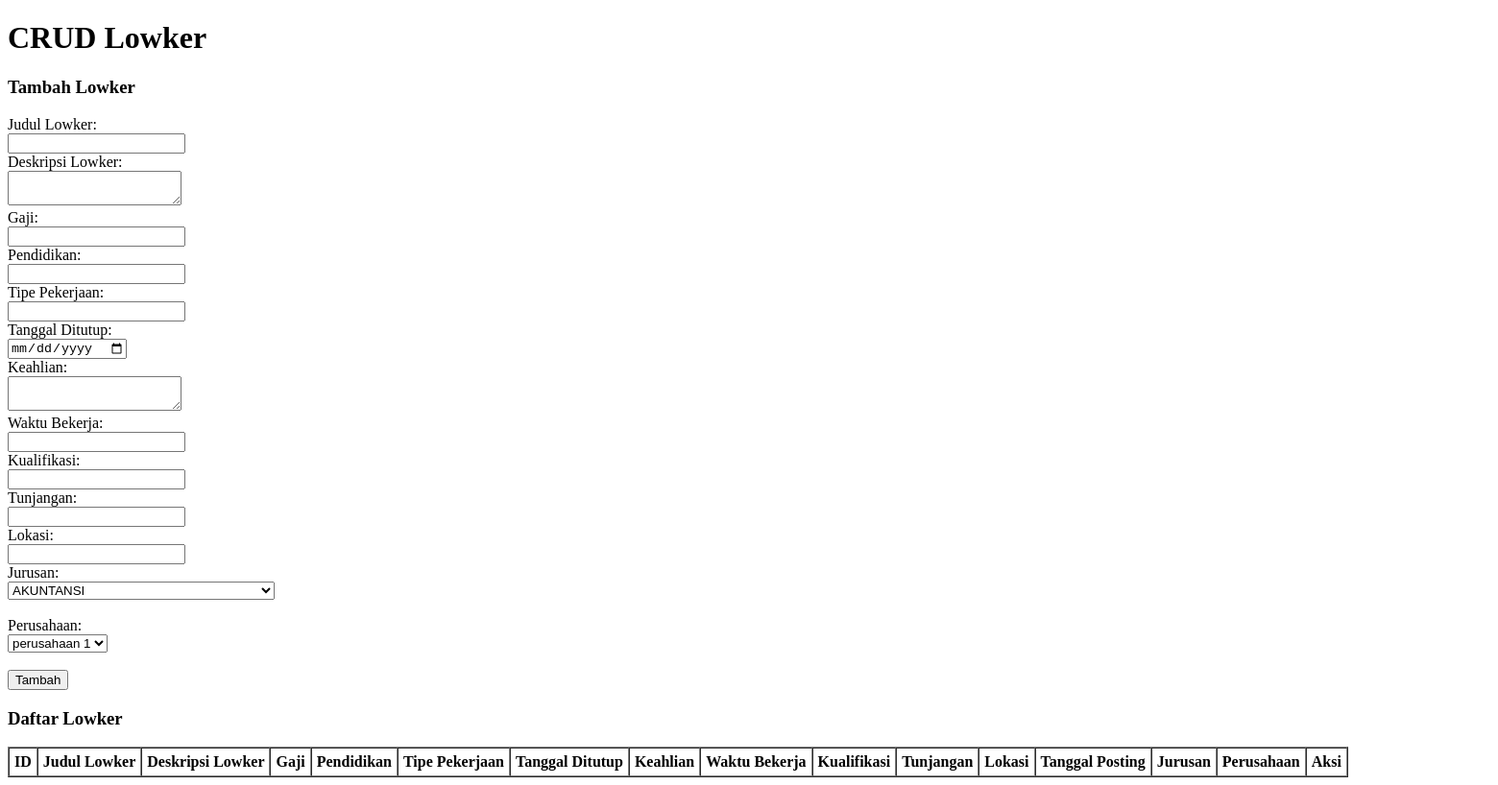
Page /BKK/Lowker/crud.php on the earlier database version.
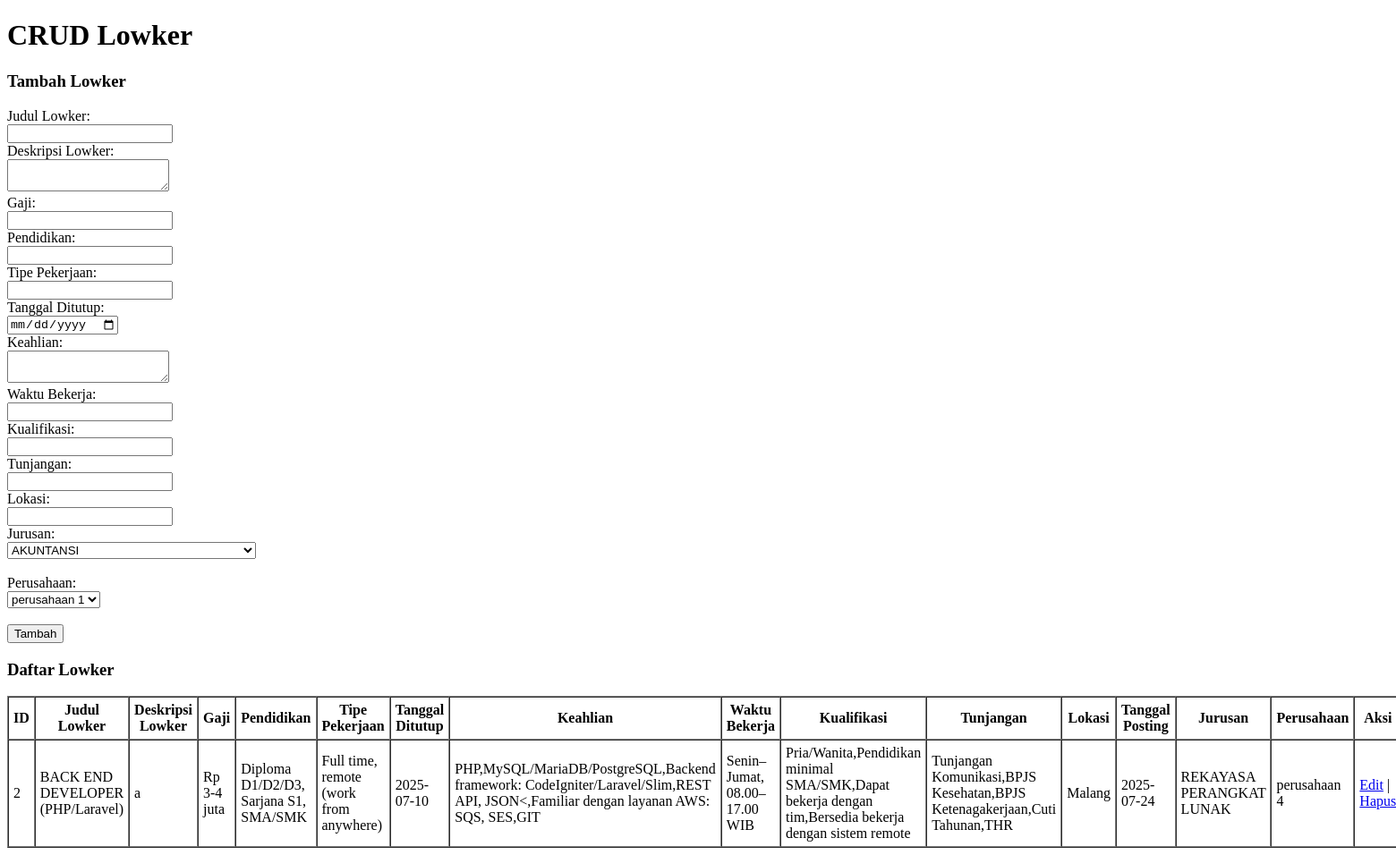
Same page on the later database version.
### tables this page shows
CREATE TABLE `lowker`  (
  `id_lowker` int NOT NULL AUTO_INCREMENT,
  `id_jurusan` int NOT NULL,
  `judul_lowker` varchar(255) NOT NULL,
  `deskripsi_lowker` text NOT NULL,
  `gaji` varchar(255) NULL DEFAULT NULL,
  `pendidikan` varchar(255) NULL DEFAULT NULL,
  `tipe_pekerjaan` varchar(255) NULL DEFAULT NULL,
  `tgl_ditutup` date NULL DEFAULT NULL,
  `tgl_posting` date NULL DEFAULT NULL,
  `keahlian` text NULL,
  `waktu_bekerja` varchar(255) NULL DEFAULT NULL,
  `kualifikasi` text NULL,
  `tunjangan` text NULL,
  `id_perusahaan` int NULL DEFAULT NULL,
  `lokasi` varchar(255) NULL DEFAULT NULL,
  `jumlah_pelamar` int NULL DEFAULT NULL,
  PRIMARY KEY (`id_lowker`, `id_jurusan`) USING BTREE,
  INDEX `id_perusahaan`(`id_perusahaan` ASC) USING BTREE,
  INDEX `kategori_jurusan`(`id_jurusan` ASC) USING BTREE,
  CONSTRAINT `lowker_ibfk_1` FOREIGN KEY (`id_perusahaan`) REFERENCES `perusahaan` (`id_perusahaan`) ON DELETE RESTRICT ON UPDATE RESTRICT,
  CONSTRAINT `kategori_jurusan` FOREIGN KEY (`id_jurusan`) REFERENCES `jurusan` (`id_jurusan`) ON DELETE RESTRICT ON UPDATE RESTRICT
);

CREATE TABLE `jurusan`  (
  `id_jurusan` int NOT NULL AUTO_INCREMENT,
  `jurusan` varchar(100) NULL DEFAULT NULL,
  PRIMARY KEY (`id_jurusan`) USING BTREE
);

CREATE TABLE `perusahaan`  (
  `id_perusahaan` int NOT NULL AUTO_INCREMENT,
  `nama` varchar(100) NULL DEFAULT NULL,
  `alamat` text NULL,
  `kota` varchar(50) NULL DEFAULT NULL,
  `deskripsi_perusahaan` text NULL,
  `kontak` varchar(15) NULL DEFAULT NULL,
  `email` varchar(100) NULL DEFAULT NULL,
  `logo` longblob NULL,
  `gambar` longblob NULL,
  `standar` enum('umkm','mou','startup','perseroan') NOT NULL,
  `kategori` enum('lokal','provinsi','nasional','internasional') NOT NULL,
  `kerja_sama` text NOT NULL,
  PRIMARY KEY (`id_perusahaan`) USING BTREE
);

### BKK/Lowker/crud.php (the view, shortened to what this page needs)
<?php
include '../koneksi.php';
$edit = false;
$edit_judul = "";
$edit_deskripsi = "";
$edit_gaji = "";
$edit_pendidikan = "";
$edit_tipe_pekerjaan = "";
$edit_tgl_ditutup = "";
$edit_keahlian = "";
$edit_waktu_bekerja = "";
$edit_kualifikasi = "";
$edit_tunjangan = "";
$edit_lokasi = "";
$edit_id_perusahaan = "";
$companies = $koneksi->query("SELECT id_perusahaan, nama FROM perusahaan");
$jurusan = $koneksi->query("SELECT id_jurusan, jurusan FROM jurusan");
$result = $koneksi->query("
    SELECT lowker.*, perusahaan.nama AS nama_perusahaan, jurusan.jurusan AS nama_jurusan
    FROM lowker
    JOIN perusahaan ON lowker.id_perusahaan = perusahaan.id_perusahaan
    JOIN jurusan ON lowker.id_jurusan = jurusan.id_jurusan
");
?>
<!DOCTYPE html>
<html lang="id">
<head>
</head>
<body>
    <h1>CRUD Lowker</h1>
    <form method="POST" action="">
        <h3><?php echo $edit ? "Edit" : "Tambah"; ?> Lowker</h3>
        <label>Judul Lowker:</label><br>
        <input name="judul_lowker" required value="<?= htmlspecialchars($edit_judul) ?>"><br>
        <label>Deskripsi Lowker:</label><br>
        <textarea name="deskripsi_lowker" required><?= htmlspecialchars($edit_deskripsi) ?></textarea><br>
        <label>Gaji:</label><br>
        <input type="text" name="gaji" required value="<?= htmlspecialchars($edit_gaji) ?>"><br>
        <label>Pendidikan:</label><br>
        <input type="text" name="pendidikan" required value="<?= htmlspecialchars($edit_pendidikan) ?>"><br>
        <label>Tipe Pekerjaan:</label><br>
        <input type="text" name="tipe_pekerjaan" required value="<?= htmlspecialchars($edit_tipe_pekerjaan) ?>"><br>
        <label>Tanggal Ditutup:</label><br>
        <input type="date" name="tgl_ditutup" value="<?= $edit_tgl_ditutup ?>" required><br>
        <label>Keahlian:</label><br>
        <textarea name="keahlian" required><?= htmlspecialchars($edit_keahlian) ?></textarea><br>
        <label>Waktu Bekerja:</label><br>
        <input type="text" name="waktu_bekerja" value="<?= htmlspecialchars($edit_waktu_bekerja) ?>"><br>
        <label>Kualifikasi:</label><br>
        <input type="text" name="kualifikasi" value="<?= htmlspecialchars($edit_kualifikasi) ?>"><br>
        <label>Tunjangan:</label><br>
        <input type="text" name="tunjangan" value="<?= htmlspecialchars($edit_tunjangan) ?>"><br>
        <label>Lokasi:</label><br>
        <input type="text" name="lokasi" value="<?= htmlspecialchars($edit_lokasi) ?>"><br>
        <label>Jurusan:</label><br>
        <select name="id_jurusan" required>
            <?php while ($jrs = $jurusan->fetch_assoc()): ?>
                <option value="<?= $jrs['id_jurusan'] ?>" <?= $edit && $edit_id_jurusan == $jrs['id_jurusan'] ? 'selected' : '' ?>>
                    <?= htmlspecialchars($jrs['jurusan']) ?>
                </option>
            <?php endwhile; ?>
        </select><br><br>
        <label>Perusahaan:</label><br>
        <select name="id_perusahaan" required>
            <?php while ($company = $companies->fetch_assoc()): ?>
            <option value="<?= $company['id_perusahaan'] ?>" <?= $edit && $edit_id_perusahaan == $company['id_perusahaan'] ? 'selected' : '' ?>>
                <?= htmlspecialchars($company['nama']) ?>
            </option>
            <?php endwhile; ?>
        </select><br><br>
        <?php if ($edit): ?>
            <button type="submit" name="update">Update</button>
            <a href="crud.php"><button type="button">Batal</button></a>
        <?php else: ?>
            <button type="submit" name="add">Tambah</button>
        <?php endif; ?>
    </form>
    <h3>Daftar Lowker</h3>
    <table border="1" cellpadding="5" cellspacing="0">
        <thead>
            <tr>
                <th>ID</th>
                <th>Judul Lowker</th>
                <th>Deskripsi Lowker</th>
                <th>Gaji</th>
                <th>Pendidikan</th>
                <th>Tipe Pekerjaan</th>
                <th>Tanggal Ditutup</th>
                <th>Keahlian</th>
                <th>Waktu Bekerja</th>
                <th>Kualifikasi</th>
                <th>Tunjangan</th>
                <th>Lokasi</th>
                <th>Tanggal Posting</th>
                <th>Jurusan</th>
                <th>Perusahaan</th>
                <th>Aksi</th>
            </tr>
        </thead>
        <tbody>
            <?php while ($row = $result->fetch_assoc()): ?>
                <tr>
                    <td><?= $row['id_lowker'] ?></td>
                    <td><?= htmlspecialchars($row['judul_lowker']) ?></td>
                    <td><?= htmlspecialchars($row['deskripsi_lowker']) ?></td>
                    <td><?= htmlspecialchars($row['gaji']) ?></td>
                    <td><?= htmlspecialchars($row['pendidikan']) ?></td>
                    <td><?= htmlspecialchars($row['tipe_pekerjaan']) ?></td>
                    <td><?= htmlspecialchars($row['tgl_ditutup']) ?></td>
                    <td><?= htmlspecialchars($row['keahlian']) ?></td>
                    <td><?= htmlspecialchars($row['waktu_bekerja']) ?></td>
                    <td><?= htmlspecialchars($row['kualifikasi']) ?></td>
                    <td><?= htmlspecialchars($row['tunjangan']) ?></td>
                    <td><?= htmlspecialchars($row['lokasi']) ?></td>
                    <td><?= htmlspecialchars($row['tgl_posting']) ?></td>
                    <td><?= htmlspecialchars($row['nama_jurusan']) ?></td>
                    <td><?= htmlspecialchars($row['nama_perusahaan']) ?></td>
                    <td>
                        <a href="?edit=<?= $row['id_lowker'] ?>">Edit</a> |
                        <a href="?delete=<?= $row['id_lowker'] ?>" onclick="return confirm('Apakah Anda yakin ingin menghapus?')">Hapus</a>
                    </td>
                </tr>
            <?php endwhile; ?>
        </tbody>
    </table>
</body>
</html>

Differences in the rows shown:
added lowker: id_lowker "2", judul_lowker "BACK END DEVELOPER (PHP/Laravel)", deskripsi_lowker "a", gaji "Rp 3-4 juta", pendidikan "Diploma D1/D2/D3, Sarjana S1, SMA/SMK", tipe_pekerjaan "Full time, remote (work from anywhere)", tgl_ditutup "2025-07-10", keahlian "PHP,MySQL/MariaDB/PostgreSQL,Backend framework: CodeIgniter/Laravel/Slim,REST API, JSON<,Familiar dengan layanan AWS: SQS, SES,GIT", waktu_bekerja "Senin–Jumat, 08.00–17.00 WIB", kualifikasi "Pria/Wanita,Pendidikan minimal SMA/SMK,Dapat bekerja dengan tim,Bersedia bekerja dengan sistem remote", tunjangan "Tunjangan Komunikasi,BPJS Kesehatan,BPJS Ketenagakerjaan,Cuti Tahunan,THR", lokasi "Malang", tgl_posting "2025-07-24", id_jurusan.jurusan "REKAYASA PERANGKAT LUNAK", id_perusahaan.nama "perusahaan 4"
